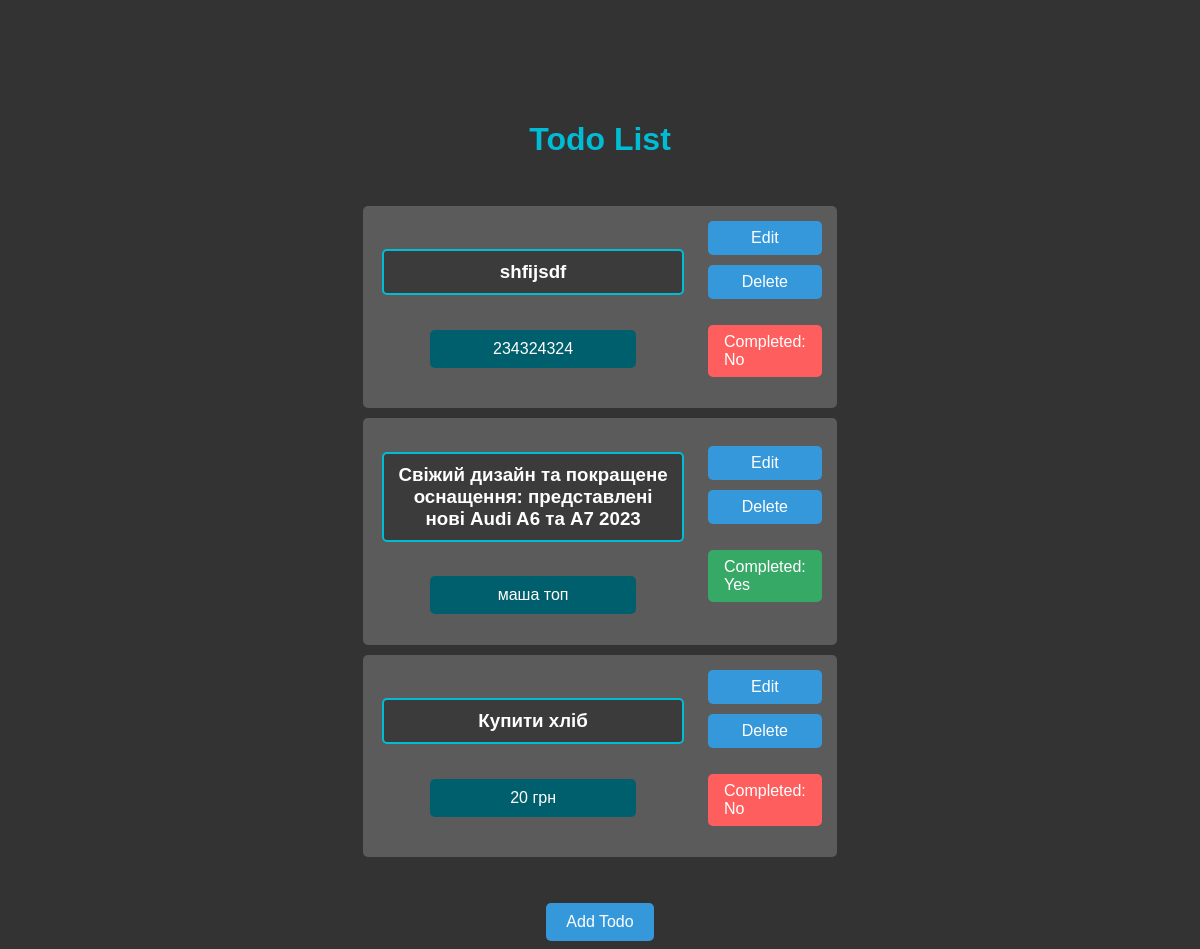
The page / on the database its author committed.
### app.py (models this page shows)
class Todo(db.Model):
    id = db.Column(db.Integer, primary_key=True)
    title = db.Column(db.String(200), nullable=False)
    description = db.Column(db.String(500))
    completed = db.Column(db.Boolean, default=False)

### app.py (the view)
@app.route('/')
def index():
    todos = Todo.query.all()
    return render_template('index.html', todos=todos)

### templates/index.html (shortened to what this page needs)
<!DOCTYPE html>
<html lang="en">
<head>
    <link href="../static/css/style.css" rel="stylesheet" />
</head>
<body>
    <div class="container">
        <h1>Todo List</h1>
        <ul>
            {% for todo in todos %}
            <li>
                <div class="title-description">
                    <h3 class="title-bg">{{ todo.title }}</h3>
                    <p class="description-bg">{{ todo.description }}</p>
                </div>
                <div class="actions">
                    <a href="{{ url_for('edit_todo', id=todo.id) }}" class="edit-btn">Edit</a>
                    <a href="{{ url_for('delete_todo', id=todo.id) }}" class="delete-btn">Delete</a>
                    {% if todo.completed %}
                    <p class="completed-bg-true">Completed: Yes</p>
                    {% else %}
                    <p class="completed-bg-false">Completed: No</p>
                    {% endif %}
                </div>
            </li>
            {% endfor %}
        </ul>
        <a href="{{ url_for('add_todo') }}" class="add-link">Add Todo</a>
    </div>
</body>
</html>

### static/css/style.css (style rules this page uses)
body { background-color: #333; color: #fff; font-family: Arial, sans-serif; }
h1, h3 { color: #00bcd4; text-align: center; }
ul { list-style-type: none; padding: 0; width: 50%; }
li { background-color: #5b5b5b; border-radius: 5px; margin: 10px 0; padding: 15px; display: flex; justify-content: space-between; align-items: center; }
.container { width: 80%; margin: auto; margin-top: 100px; display: flex; flex-direction: column; align-items: center; }
.actions { display: flex; gap: 10px; flex-direction: column; flex: 0.6; }
.edit-btn, .delete-btn { display: inline-block; padding: 8px 16px; text-align: center; text-decoration: none; background-color: #3498db; color: #ffffff; border-radius: 5px; transition: background-color 0.3s ease; }
.add-link { display: inline-block; background-color: #3498db; color: #ffffff; text-decoration: none; padding: 10px 20px; margin: 20px auto 0 auto; border-radius: 5px; text-align: center; transition: background-color 0.3s ease; }
.title-description { display: flex; align-items: center; flex-direction: column; justify-content: space-between; flex: 2; margin-right: 20px; }
.title-bg { background-color: #3b3b3b; border: 2px solid #00bcd4; width: 90%; }
.description-bg { background: #005f6c; width: 60%; text-align: center; }
.title-bg, .description-bg { color: #ffffff; padding: 10px; border-radius: 5px; }
.completed-bg-true { background: #37a966; color: #ffffff; border-radius: 5px; padding: 8px 16px; }
.completed-bg-false { background: #ff5e5e; color: #ffffff; border-radius: 5px; padding: 8px 16px; }

### rows shown on the page
Todo: title "shfijsdf", description "234324324", completed "Completed: No"
Todo: title "Свіжий дизайн та покращене оснащення: представлені нові Audi A6 та A7 2023", description "маша топ", completed "Completed: Yes"
Todo: title "Купити хліб", description "20 грн", completed "Completed: No"
